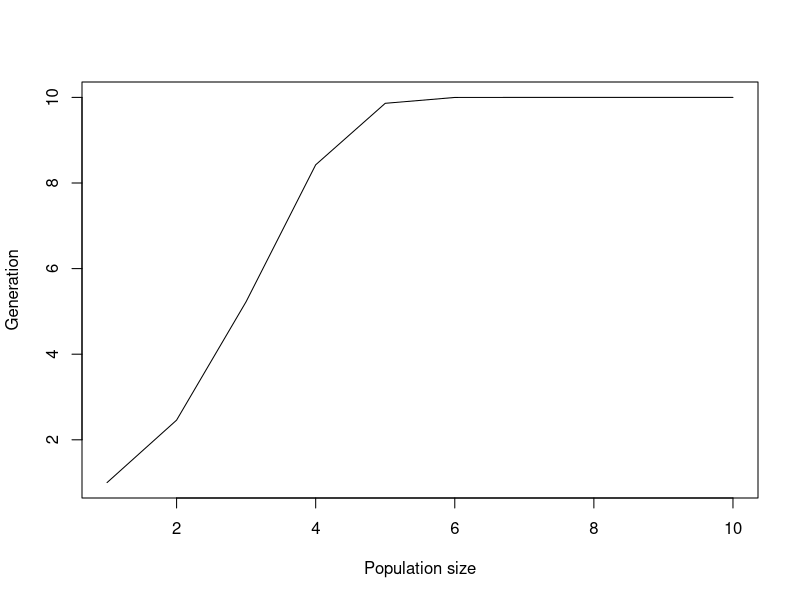

The R script that drew this image:

## Script: Ricker.R
## Author: Sam Turner sat19@ic.ac.uk
## About: plot Ricker model time series

Ricker <- function(N0=1, r=1, K=10, generations=50)
{
  # Runs a simulation of the Ricker model
  # Returns a vector of length generations

  N <- rep(NA, generations)    # Creates a vector of NA

  N[1] <- N0
  for (t in 2:generations)
  {
    N[t] <- N[t-1] * exp(r*(1.0-(N[t-1]/K)))
  }
  return (N)
}

#plot ricker population time series
plot(Ricker(generations=10), type="l", xlab="Population size", ylab="Generation")

if (file.exists("Rplots.pdf")){
    file.remove("Rplots.pdf")
}